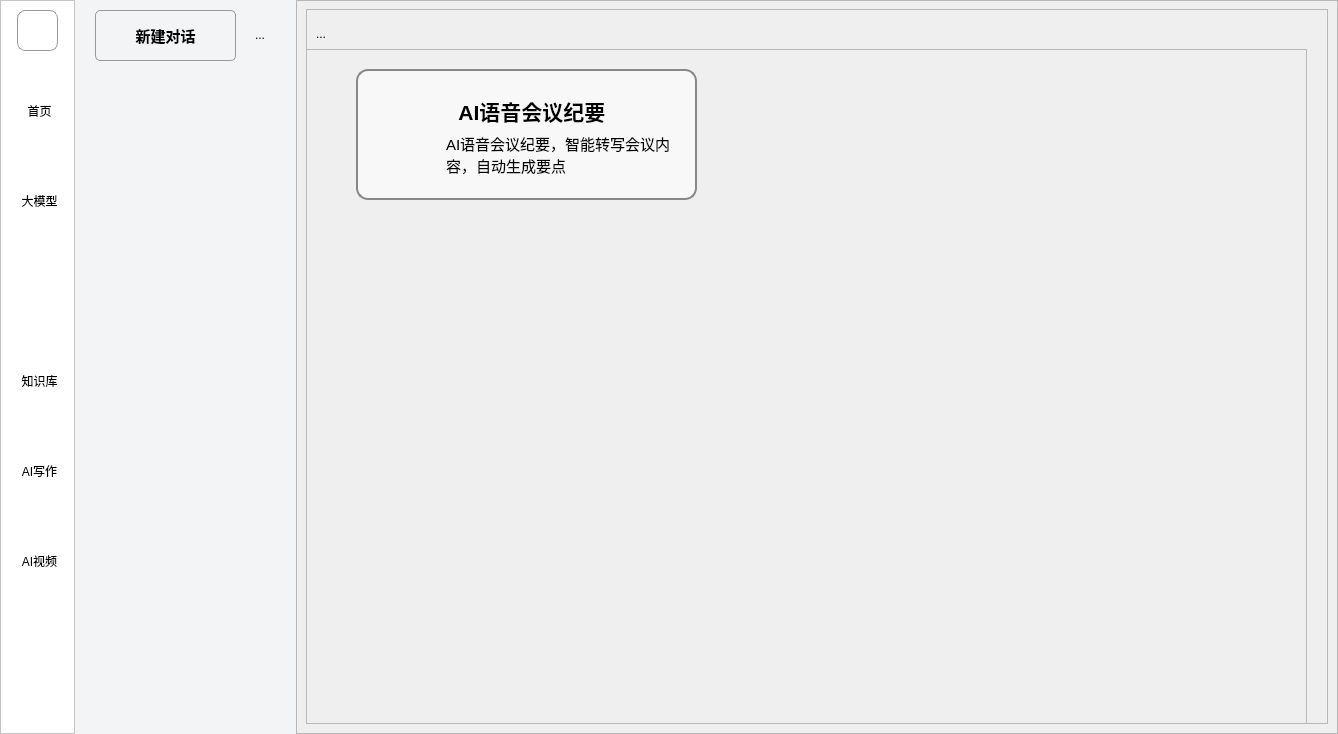
<?xml version="1.0" encoding="UTF-8"?>
<ui version="4.0">
 <class>Agent</class>
 <widget class="QWidget" name="Agent">
  <property name="geometry">
   <rect>
    <x>0</x>
    <y>0</y>
    <width>1338</width>
    <height>734</height>
   </rect>
  </property>
  <property name="windowTitle">
   <string>Form</string>
  </property>
  <layout class="QHBoxLayout" name="horizontalLayout">
   <property name="spacing">
    <number>0</number>
   </property>
   <property name="leftMargin">
    <number>0</number>
   </property>
   <property name="topMargin">
    <number>0</number>
   </property>
   <property name="rightMargin">
    <number>0</number>
   </property>
   <property name="bottomMargin">
    <number>0</number>
   </property>
   <item>
    <widget class="QFrame" name="frame_2">
     <property name="minimumSize">
      <size>
       <width>75</width>
       <height>734</height>
      </size>
     </property>
     <property name="maximumSize">
      <size>
       <width>75</width>
       <height>16777215</height>
      </size>
     </property>
     <property name="styleSheet">
      <string notr="true">background-color: #FFFFFF;</string>
     </property>
     <property name="frameShape">
      <enum>QFrame::StyledPanel</enum>
     </property>
     <property name="frameShadow">
      <enum>QFrame::Raised</enum>
     </property>
     <property name="lineWidth">
      <number>2</number>
     </property>
     <layout class="QVBoxLayout" name="verticalLayout">
      <property name="spacing">
       <number>25</number>
      </property>
      <property name="leftMargin">
       <number>11</number>
      </property>
      <property name="rightMargin">
       <number>11</number>
      </property>
      <item alignment="Qt::AlignHCenter|Qt::AlignVCenter">
       <widget class="QPushButton" name="pushButton_4">
        <property name="minimumSize">
         <size>
          <width>41</width>
          <height>41</height>
         </size>
        </property>
        <property name="maximumSize">
         <size>
          <width>41</width>
          <height>41</height>
         </size>
        </property>
        <property name="styleSheet">
         <string notr="true">border: 1px solid #999;
border-radius: 8px;
</string>
        </property>
        <property name="text">
         <string/>
        </property>
        <property name="icon">
         <iconset resource="resource.qrc">
          <normaloff>:/pic/20250815090415.png</normaloff>:/pic/20250815090415.png</iconset>
        </property>
        <property name="iconSize">
         <size>
          <width>30</width>
          <height>30</height>
         </size>
        </property>
       </widget>
      </item>
      <item alignment="Qt::AlignHCenter|Qt::AlignVCenter">
       <widget class="QToolButton" name="toolButton_3">
        <property name="minimumSize">
         <size>
          <width>55</width>
          <height>65</height>
         </size>
        </property>
        <property name="cursor">
         <cursorShape>PointingHandCursor</cursorShape>
        </property>
        <property name="styleSheet">
         <string notr="true">/* border: 1px solid #999; */
QToolButton {
    /* * 正常状态：
     * 1. 背景色设为透明
     * 2. 移除默认边框
     */
    background-color: transparent;
    border: none;
    border-radius: 8px; /* 保留您的圆角 */
	padding-top: 5px;
}
QToolButton:hover {
    background-color: #EBEBEB;
border: 1px solid #CCCCCC;
padding-top: 5px;
}</string>
        </property>
        <property name="text">
         <string>首页</string>
        </property>
        <property name="icon">
         <iconset resource="resource.qrc">
          <normaloff>:/pic/img/切图 79@2x.png</normaloff>:/pic/img/切图 79@2x.png</iconset>
        </property>
        <property name="iconSize">
         <size>
          <width>30</width>
          <height>30</height>
         </size>
        </property>
        <property name="toolButtonStyle">
         <enum>Qt::ToolButtonTextUnderIcon</enum>
        </property>
       </widget>
      </item>
      <item>
       <widget class="QToolButton" name="toolButton">
        <property name="minimumSize">
         <size>
          <width>55</width>
          <height>65</height>
         </size>
        </property>
        <property name="styleSheet">
         <string notr="true">/* border: 1px solid #999; */
QToolButton {
    /* * 正常状态：
     * 1. 背景色设为透明
     * 2. 移除默认边框
     */
    background-color: transparent;
    border: none;
    border-radius: 8px; /* 保留您的圆角 */
	padding-top: 5px;
}
QToolButton:hover {
    background-color: #EBEBEB;
border: 1px solid #CCCCCC;
padding-top: 5px;
}</string>
        </property>
        <property name="text">
         <string>大模型</string>
        </property>
        <property name="icon">
         <iconset resource="resource.qrc">
          <normaloff>:/pic/img/切图 59@2x.png</normaloff>:/pic/img/切图 59@2x.png</iconset>
        </property>
        <property name="iconSize">
         <size>
          <width>30</width>
          <height>30</height>
         </size>
        </property>
        <property name="toolButtonStyle">
         <enum>Qt::ToolButtonTextUnderIcon</enum>
        </property>
       </widget>
      </item>
      <item>
       <widget class="QToolButton" name="toolButton_2">
        <property name="minimumSize">
         <size>
          <width>55</width>
          <height>65</height>
         </size>
        </property>
        <property name="styleSheet">
         <string notr="true">/* border: 1px solid #999; */
/*background-color: #0076FF;  */
border-radius: 8px;
 background: qlineargradient( 
x1:0, y1:0, x2:0, y2:1,             /* 从上到下渐变 */  
stop:0 rgba(0, 118, 255, 255),     /* 顶部：#0076FF，不透明 */ 
 stop:1 rgba(0, 118, 255, 178)      /* 底部：#0076FF，约70%不透明 */ 
     );
color: white;
padding-top: 5px;</string>
        </property>
        <property name="text">
         <string>智能体</string>
        </property>
        <property name="icon">
         <iconset resource="resource.qrc">
          <normaloff>:/pic/img/切图 91@2x.png</normaloff>:/pic/img/切图 91@2x.png</iconset>
        </property>
        <property name="iconSize">
         <size>
          <width>32</width>
          <height>32</height>
         </size>
        </property>
        <property name="toolButtonStyle">
         <enum>Qt::ToolButtonTextUnderIcon</enum>
        </property>
       </widget>
      </item>
      <item>
       <widget class="QToolButton" name="toolButton_4">
        <property name="minimumSize">
         <size>
          <width>55</width>
          <height>65</height>
         </size>
        </property>
        <property name="styleSheet">
         <string notr="true">/* border: 1px solid #999; */
QToolButton {
    /* * 正常状态：
     * 1. 背景色设为透明
     * 2. 移除默认边框
     */
    background-color: transparent;
    border: none;
    border-radius: 8px; /* 保留您的圆角 */
	padding-top: 5px;
}
QToolButton:hover {
    background-color: #EBEBEB;
border: 1px solid #CCCCCC;
padding-top: 5px;
}</string>
        </property>
        <property name="text">
         <string>知识库</string>
        </property>
        <property name="icon">
         <iconset resource="resource.qrc">
          <normaloff>:/pic/img/切图 60@2x.png</normaloff>:/pic/img/切图 60@2x.png</iconset>
        </property>
        <property name="iconSize">
         <size>
          <width>32</width>
          <height>32</height>
         </size>
        </property>
        <property name="toolButtonStyle">
         <enum>Qt::ToolButtonTextUnderIcon</enum>
        </property>
       </widget>
      </item>
      <item>
       <widget class="QToolButton" name="toolButton_5">
        <property name="minimumSize">
         <size>
          <width>55</width>
          <height>65</height>
         </size>
        </property>
        <property name="styleSheet">
         <string notr="true">/* border: 1px solid #999; */
QToolButton {
    /* * 正常状态：
     * 1. 背景色设为透明
     * 2. 移除默认边框
     */
    background-color: transparent;
    border: none;
    border-radius: 8px; /* 保留您的圆角 */
	padding-top: 5px;
}
QToolButton:hover {
    background-color: #EBEBEB;
border: 1px solid #CCCCCC;
padding-top: 5px;
}</string>
        </property>
        <property name="text">
         <string>AI写作</string>
        </property>
        <property name="icon">
         <iconset resource="resource.qrc">
          <normaloff>:/pic/img/切图 62@2x.png</normaloff>:/pic/img/切图 62@2x.png</iconset>
        </property>
        <property name="iconSize">
         <size>
          <width>32</width>
          <height>32</height>
         </size>
        </property>
        <property name="toolButtonStyle">
         <enum>Qt::ToolButtonTextUnderIcon</enum>
        </property>
       </widget>
      </item>
      <item>
       <widget class="QToolButton" name="toolButton_6">
        <property name="minimumSize">
         <size>
          <width>55</width>
          <height>65</height>
         </size>
        </property>
        <property name="styleSheet">
         <string notr="true">/* border: 1px solid #999; */
QToolButton {
    /* * 正常状态：
     * 1. 背景色设为透明
     * 2. 移除默认边框
     */
    background-color: transparent;
    border: none;
    border-radius: 8px; /* 保留您的圆角 */
	padding-top: 5px;
}
QToolButton:hover {
    background-color: #EBEBEB;
border: 1px solid #CCCCCC;
padding-top: 5px;
}</string>
        </property>
        <property name="text">
         <string>AI视频</string>
        </property>
        <property name="icon">
         <iconset resource="resource.qrc">
          <normaloff>:/pic/img/切图 63@2x.png</normaloff>:/pic/img/切图 63@2x.png</iconset>
        </property>
        <property name="iconSize">
         <size>
          <width>32</width>
          <height>32</height>
         </size>
        </property>
        <property name="toolButtonStyle">
         <enum>Qt::ToolButtonTextUnderIcon</enum>
        </property>
       </widget>
      </item>
      <item>
       <spacer name="verticalSpacer">
        <property name="orientation">
         <enum>Qt::Vertical</enum>
        </property>
        <property name="sizeHint" stdset="0">
         <size>
          <width>20</width>
          <height>40</height>
         </size>
        </property>
       </spacer>
      </item>
     </layout>
    </widget>
   </item>
   <item>
    <widget class="QWidget" name="widget_3" native="true">
     <property name="minimumSize">
      <size>
       <width>221</width>
       <height>734</height>
      </size>
     </property>
     <property name="maximumSize">
      <size>
       <width>221</width>
       <height>16777215</height>
      </size>
     </property>
     <property name="styleSheet">
      <string notr="true">background-color: rgb(243, 244, 246);</string>
     </property>
     <widget class="QToolButton" name="newChatBtn">
      <property name="geometry">
       <rect>
        <x>20</x>
        <y>10</y>
        <width>141</width>
        <height>51</height>
       </rect>
      </property>
      <property name="font">
       <font>
        <pointsize>11</pointsize>
        <bold>true</bold>
       </font>
      </property>
      <property name="cursor">
       <cursorShape>PointingHandCursor</cursorShape>
      </property>
      <property name="layoutDirection">
       <enum>Qt::LeftToRight</enum>
      </property>
      <property name="styleSheet">
       <string notr="true">border: 1px solid #999;
        border-radius: 5px;</string>
      </property>
      <property name="text">
       <string>新建对话</string>
      </property>
      <property name="icon">
       <iconset resource="resource.qrc">
        <normaloff>:/pic/4115237-add-plus_114047.png</normaloff>:/pic/4115237-add-plus_114047.png</iconset>
      </property>
      <property name="iconSize">
       <size>
        <width>27</width>
        <height>27</height>
       </size>
      </property>
      <property name="toolButtonStyle">
       <enum>Qt::ToolButtonTextBesideIcon</enum>
      </property>
      <property name="autoRaise">
       <bool>false</bool>
      </property>
     </widget>
     <widget class="QToolButton" name="toolButton_8">
      <property name="geometry">
       <rect>
        <x>170</x>
        <y>20</y>
        <width>30</width>
        <height>30</height>
       </rect>
      </property>
      <property name="minimumSize">
       <size>
        <width>30</width>
        <height>30</height>
       </size>
      </property>
      <property name="cursor">
       <cursorShape>PointingHandCursor</cursorShape>
      </property>
      <property name="styleSheet">
       <string notr="true">border-radius: 8px;</string>
      </property>
      <property name="text">
       <string>...</string>
      </property>
      <property name="icon">
       <iconset resource="resource.qrc">
        <normaloff>:/pic/img/切图 65@2x.png</normaloff>:/pic/img/切图 65@2x.png</iconset>
      </property>
      <property name="iconSize">
       <size>
        <width>27</width>
        <height>27</height>
       </size>
      </property>
     </widget>
     <widget class="QListWidget" name="sessionList">
      <property name="geometry">
       <rect>
        <x>10</x>
        <y>220</y>
        <width>201</width>
        <height>501</height>
       </rect>
      </property>
      <property name="font">
       <font>
        <pointsize>12</pointsize>
       </font>
      </property>
      <property name="styleSheet">
       <string notr="true">border: none</string>
      </property>
     </widget>
    </widget>
   </item>
   <item>
    <widget class="QFrame" name="frame_3">
     <property name="minimumSize">
      <size>
       <width>1042</width>
       <height>734</height>
      </size>
     </property>
     <property name="frameShape">
      <enum>QFrame::StyledPanel</enum>
     </property>
     <property name="frameShadow">
      <enum>QFrame::Raised</enum>
     </property>
     <layout class="QVBoxLayout" name="verticalLayout_3">
      <property name="topMargin">
       <number>8</number>
      </property>
      <item>
       <widget class="QFrame" name="frame_5">
        <property name="minimumSize">
         <size>
          <width>0</width>
          <height>40</height>
         </size>
        </property>
        <property name="frameShape">
         <enum>QFrame::StyledPanel</enum>
        </property>
        <property name="frameShadow">
         <enum>QFrame::Raised</enum>
        </property>
        <widget class="QToolButton" name="toolButton_9">
         <property name="geometry">
          <rect>
           <x>0</x>
           <y>10</y>
           <width>30</width>
           <height>30</height>
          </rect>
         </property>
         <property name="minimumSize">
          <size>
           <width>30</width>
           <height>30</height>
          </size>
         </property>
         <property name="cursor">
          <cursorShape>PointingHandCursor</cursorShape>
         </property>
         <property name="styleSheet">
          <string notr="true">border-radius: 8px;</string>
         </property>
         <property name="text">
          <string>...</string>
         </property>
         <property name="icon">
          <iconset resource="resource.qrc">
           <normaloff>:/pic/img/切图 65@2x.png</normaloff>:/pic/img/切图 65@2x.png</iconset>
         </property>
         <property name="iconSize">
          <size>
           <width>27</width>
           <height>27</height>
          </size>
         </property>
        </widget>
        <widget class="QFrame" name="frame_4">
         <property name="geometry">
          <rect>
           <x>0</x>
           <y>40</y>
           <width>1001</width>
           <height>701</height>
          </rect>
         </property>
         <property name="minimumSize">
          <size>
           <width>1001</width>
           <height>701</height>
          </size>
         </property>
         <property name="frameShape">
          <enum>QFrame::StyledPanel</enum>
         </property>
         <property name="frameShadow">
          <enum>QFrame::Raised</enum>
         </property>
         <widget class="QLabel" name="label_3">
          <property name="geometry">
           <rect>
            <x>140</x>
            <y>70</y>
            <width>231</width>
            <height>71</height>
           </rect>
          </property>
          <property name="font">
           <font>
            <pointsize>11</pointsize>
           </font>
          </property>
          <property name="styleSheet">
           <string notr="true">border: none;   
background: transparent; </string>
          </property>
          <property name="text">
           <string>AI语音会议纪要，智能转写会议内容，自动生成要点</string>
          </property>
          <property name="wordWrap">
           <bool>true</bool>
          </property>
         </widget>
         <widget class="QToolButton" name="toolButton_7">
          <property name="geometry">
           <rect>
            <x>50</x>
            <y>20</y>
            <width>341</width>
            <height>131</height>
           </rect>
          </property>
          <property name="font">
           <font>
            <pointsize>16</pointsize>
            <bold>true</bold>
           </font>
          </property>
          <property name="cursor">
           <cursorShape>PointingHandCursor</cursorShape>
          </property>
          <property name="focusPolicy">
           <enum>Qt::ClickFocus</enum>
          </property>
          <property name="layoutDirection">
           <enum>Qt::LeftToRight</enum>
          </property>
          <property name="styleSheet">
           <string notr="true">border: 2px solid #888888;   
border-radius: 12px;         
background: #F8F8F8; </string>
          </property>
          <property name="text">
           <string>  AI语音会议纪要

</string>
          </property>
          <property name="icon">
           <iconset resource="resource.qrc">
            <normaloff>:/pic/iconfinder-audio-wave-music-sound-speaker-4593201_122274.png</normaloff>:/pic/iconfinder-audio-wave-music-sound-speaker-4593201_122274.png</iconset>
          </property>
          <property name="iconSize">
           <size>
            <width>70</width>
            <height>70</height>
           </size>
          </property>
          <property name="toolButtonStyle">
           <enum>Qt::ToolButtonTextBesideIcon</enum>
          </property>
         </widget>
         <zorder>toolButton_7</zorder>
         <zorder>label_3</zorder>
        </widget>
       </widget>
      </item>
     </layout>
    </widget>
   </item>
  </layout>
 </widget>
 <resources>
  <include location="resource.qrc"/>
 </resources>
 <connections/>
</ui>
